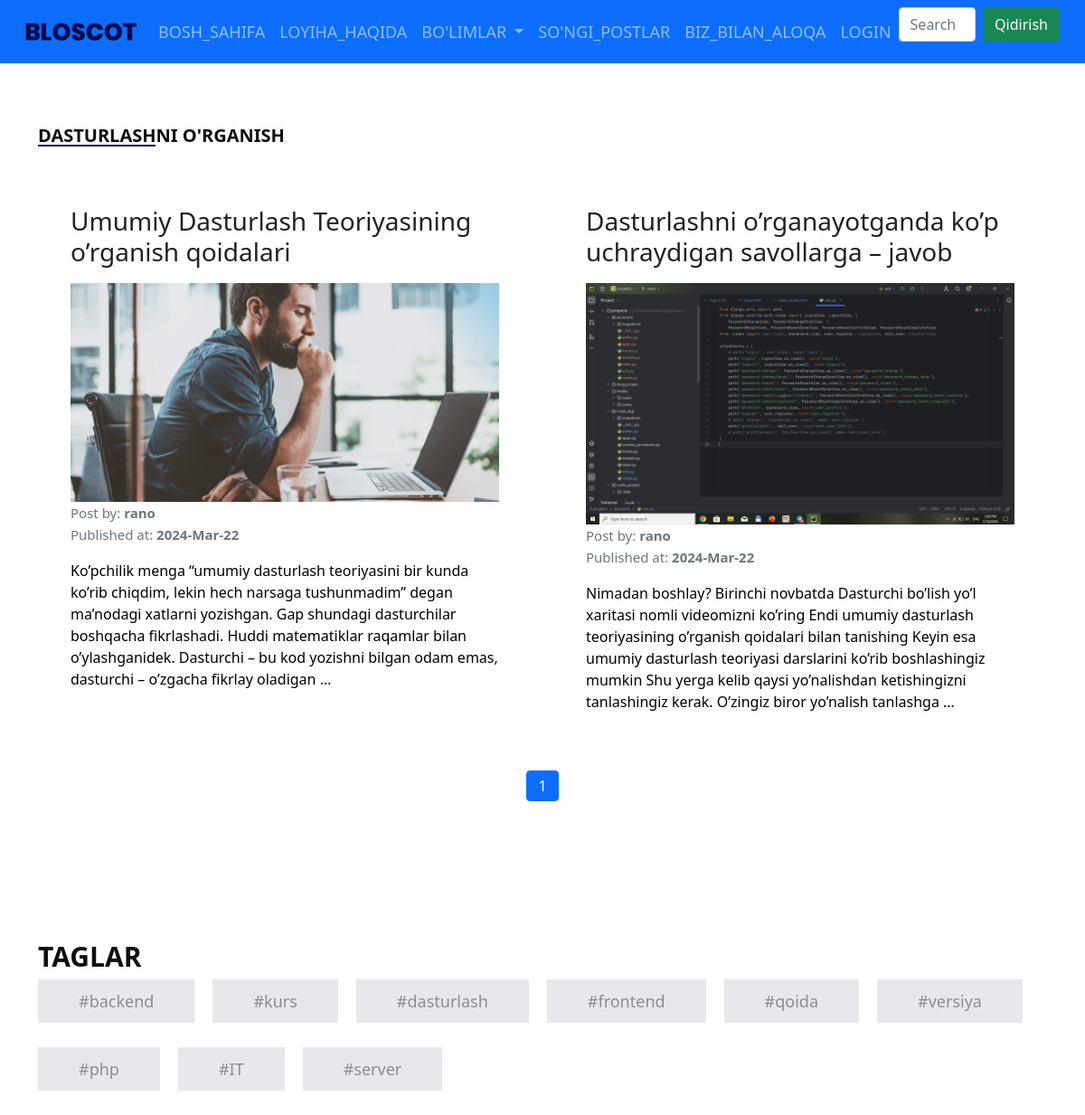
The app's page /posts/learning_programming/ with its own data.
### posts/models.py (models this page shows, shortened)
class Posts(models.Model):
    class Status(models.TextChoices):
        Draft = "DF", "Draft"
        Published = "PB", "Published"
    title = models.CharField(max_length=100)
    author = models.ForeignKey(CustomUser, on_delete=models.CASCADE)
    text = models.TextField()
    image = models.ImageField(upload_to='posts/images/')
    category = models.ForeignKey(Category,
                                 on_delete=models.CASCADE
                                 )
    published_at = models.DateTimeField(default=timezone.now)
    created_at = models.DateTimeField(auto_now_add=True)
    updated_at = models.DateTimeField(auto_now=True)
    status = models.CharField(
                                max_length=2,
                                choices=Status.choices,
                                default=Status.Draft,
                              )
    recommended = models.BooleanField(default=False)
    tags = TaggableManager()
    objects = models.Manager()
    published = PublishedManager()
    class Meta:
        ordering = ["-published_at"]

### users/models.py (models this page shows)
class CustomUser(AbstractUser):
    photo = models.ImageField(upload_to='users/images/', default='default_profile_pic.png')

### posts/views.py (the view)
# urls.py: path('learning_programming/', ProgrammingView.as_view(), name='learning_programming'),
class ProgrammingView(View):
    def get(self, request):
        posts = Posts.objects.filter(category__name="Dasturlashni o'rganish").order_by('-published_at')
        page_obj = pagination(request, posts)
        return render(request, 'blog/programming.html', {'page_obj': page_obj})

### posts/context_processor.py (called while the page is built)
def category(request):
    categories = Category.objects.all()
    context = {
        'categories': categories
    }
    return context

def post_tags(request):
    posts = Posts.published.prefetch_related('tags').all()
    tags = Tag.objects.all()
    context = {
        'posts': posts,
        'tags': tags
    }
    return context

### posts/models.py (called while the page is built)
    def get_queryset(self):
        return super().get_queryset().filter(status=Posts.Status.Published)

### posts/views.py (called while the page is built)
def pagination(request, objects):
    page_size = request.GET.get('page_size', 4)
    paginator = Paginator(objects, page_size)
    page_num = request.GET.get('page', 1)
    page_obj = paginator.get_page(page_num)
    return page_obj

### templates/blog/programming.html (shortened to what this page needs)
CSS describes how HTML elements are to be displayed on screen, paper, or in other media{% extends 'blog/base.html' %}
{% load static %}
{% block content %}
         <h1 class="recent_taital">Dasturlashni o'rganish</h1>
         <div class="row">
              {% for post in page_obj.object_list %}
            <div class="col-lg-6 col-sm-12 p-5">
                <h3><a href="{% url 'post_detail' post.id %}">{{ post.title }}</a> </h3>
               <div class="about_img"><img src="{{ post.image.url }}"></div>
               <p class="text-secondary m-0">Post by: <span class="fw-bold">{{ post.author.username }}</span> </p>
                <p class="text-secondary m-0">Published at: <span class="fw-bold">{{ post.published_at  | date:"Y-M-d" }}</span> </p>
               <p class="mx-0 my-3 fs-6">{{ post.text | truncatewords:40 }}</p>
            </div>
             {% endfor %}
         </div>
       <nav aria-label="...">
             <ul class="pagination justify-content-center">
                   <li class="page-item active" aria-current="page">
                     <a class="page-link" href="#">{{ page_obj.number }}</a>
                   </li>
             </ul>
            </nav>
{% endblock %}

### templates/blog/base.html (shortened to what this page needs)
<!DOCTYPE html>
{% load static %}
{% url 'home_page' as home_page_url %}
{% url 'about_page' as about_page_url %}
{% url 'latest_posts' as latest_posts_url %}
{% url 'contact_page' as contact_page_url %}
{% url 'login' as user_login_url %}
{% url 'logout' as user_logout_url %}
{% url 'profile' as user_profile_url %}
{% url 'profile_edit' as profile_edit_url %}
{% url 'create_post' as create_post_url %}
{% url 'my_posts' as my_posts_url %}
<html lang="en">
<head>
        <link rel="stylesheet" type="text/css" href="{% static 'css/main.css' %}">
      <link rel="stylesheet" type="text/css" href="{% static 'css/bootstrap.min.css' %}">
      <link rel="stylesheet" type="text/css" href="{% static 'css/style.css' %}">
      <link rel="stylesheet" href="{% static 'css/responsive.css' %}">
      <link rel="stylesheet" href="{% static 'css/jquery.mCustomScrollbar.min.css' %}">
      <link rel="stylesheet" href="https://netdna.bootstrapcdn.com/font-awesome/4.0.3/css/font-awesome.css">
      <link rel="stylesheet" href="{% static 'css/owl.carousel.min.css' %}">
      <link rel="stylesheet" href="https://cdnjs.cloudflare.com/ajax/libs/fancybox/2.1.5/jquery.fancybox.min.css" media="screen">
      <link href="https://cdn.jsdelivr.net/npm/bootstrap@5.0.2/dist/css/bootstrap.min.css" rel="stylesheet">
      <link rel="stylesheet" href="https://cdn.jsdelivr.net/npm/bootstrap-icons@1.11.3/font/bootstrap-icons.min.css">
</head>
<body>
    <nav class="navbar navbar-expand-lg navbar-dark bg-primary fixed-top">
      <div class="container-fluid">
        <a class="navbar-brand" href="{% url 'home_page' %}"><img src="{% static 'images/logo.png' %}"></a>
        <div class="collapse navbar-collapse">
          <ul class="navbar-nav me-auto mb-2 mb-lg-0">
            <li class="nav-item">
              <a class="nav-link {% if request.path == home_page_url %} active {% endif %}" aria-current="page" href="{% url 'home_page' %}">Bosh_sahifa</a>
            </li>
            <li class="nav-item">
              <a class="nav-link {% if request.path == about_page_url %} active {% endif %}" href="{% url 'about_page' %}">Loyiha_haqida</a>
            </li>
            <li class="nav-item dropdown">
              <a class="nav-link dropdown-toggle" href="#" id="navbarDropdown" role="button" data-bs-toggle="dropdown" aria-expanded="false">
                Bo'limlar
              </a>
            </li>
            <li class="nav-item">
              <a class="nav-link {% if request.path == latest_posts_url %} active {% endif %}" href="{{latest_posts_url}}">So'ngi_postlar</a>
           </li>
           <li class="nav-item">
              <a class="nav-link {% if request.path == contact_page_url %} active {% endif %}" href="{% url 'contact_page' %}">Biz_bilan_aloqa</a>
           </li>
           {% if request.user.is_authenticated %}
                <li class="nav-item dropdown">
                  <a class="nav-link dropdown-toggle {% if request.path == user_profile_url or request.path == profile_edit_url %} active {% endif %}" href="user_profile_url" role="button" data-bs-toggle="dropdown" aria-expanded="false">
                      {{ request.user.username }}
                  </a>
                  <ul class="dropdown-menu" aria-labelledby="navbarDropdown">
                      <li><a class="dropdown-item {% if request.path == user_profile_url %} active {% endif %}" href="{{user_profile_url}}">Profile</a></li>
                      <li><a class="dropdown-item {% if request.path == my_posts_url %} active {% endif %}" href="{{my_posts_url}}">Postlarim</a></li>
                      <li><a class="dropdown-item {% if request.path == create_post_url %} active {% endif %}" href="{{create_post_url}}">Yangi post</a></li>
                      <li><hr class="dropdown-divider"></li>
                      <li><a class="dropdown-item" href="{{user_logout_url}}">Logout</a></li>
                  </ul>
                </li>
            {% else %}
                <li class="nav-item">
                  <a class="nav-link {% if request.path == user_login_url %} active {% endif %}" aria-current="page" href="{{user_login_url}}">Login</a>
                </li>
            {% endif %}
          </ul>
          <form class="d-flex" action="{% url 'search_result' %}" method="get">
            <input class="form-control me-2" type="search" placeholder="Search" aria-label="Search" name="q">
            <button class="btn btn-success" type="submit">Qidirish</button>
          </form>
        </div>
      </div>
    </nav>
<div class="about_section layout_padding mb-5">
      <div class="container">
            {% block content %}
            {% endblock %}
      </div>
</div>
<div class="tag_section layout_padding">
  <div class="container">
     <h1 class="tag_taital">Taglar</h1>
     <div class="tag_bt">
        <ul>
            {% for tag in tags %}
                <li class="mb-5"><a href="{% url 'tagged' tag.slug %}">#{{ tag }}</a></li>
            {% endfor %}
        </ul>
     </div>
  </div>
</div>
</body>
</html>

### static/css/style.css (style rules this page uses)
* { box-sizing: border-box !important; transition: ease all 0.5s; }
html { scroll-behavior: smooth; }
body { color: #666666; font-size: 14px; font-family: Poppins; line-height: 1.80857; font-weight: normal; overflow-x: hidden; }
a { color: #1f1f1f; text-decoration: none !important; outline: none !important; -webkit-transition: all .3s ease-in-out; -moz-transition: all .3s ease-in-out; -ms-transition: all .3s ease-in-out; -o-transition: all .3s ease-in-out; transition: all .3s ease-in-out; }
h1, h2, h3, h4, h5, h6 { letter-spacing: 0; font-weight: normal; position: relative; padding: 0 0 10px 0; font-weight: normal; line-height: normal; color: #111111; margin: 0 }
h1 { font-size: 24px }
h3 { font-size: 18px }
*, *::after, *::before { -webkit-box-sizing: border-box; -moz-box-sizing: border-box; box-sizing: border-box; }
h1 a, h2 a, h3 a, h4 a, h5 a, h6 a { color: #212121; text-decoration: none!important; opacity: 1 }
ul, li, ol { margin: 0px; padding: 0px; list-style: none; }
p { margin: 20px; font-weight: 300; font-size: 15px; line-height: 24px; }
a { color: #222222; text-decoration: none; outline: none !important; }
a, .btn { text-decoration: none !important; outline: none !important; -webkit-transition: all .3s ease-in-out; -moz-transition: all .3s ease-in-out; -ms-transition: all .3s ease-in-out; -o-transition: all .3s ease-in-out; transition: all .3s ease-in-out; }
img { max-width: 100%; height: auto; }
button { border: 0; margin: 0; padding: 0; cursor: pointer; }
.layout_padding { padding-top: 90px; padding-bottom: 0px; }
.navbar-expand-lg .navbar-nav .nav-link { padding-right: 15px; padding-left: 15px; font-size: 18px; color: #f8f9fa; text-transform: uppercase; }
.about_section { width: 100%; float: left; padding-top: 90px; }
.about_img { width: 100%; float: left; }
.recent_taital { width: 100%; float: left; font-size: 20px; font-weight: bold; color: #0e0a0d; text-transform: uppercase; }
.recent_taital::after { content: ''; position: absolute; background-color: #0c1045; width: 130px; height: 2px; left: 0px; right: initial; margin: 0 auto; bottom: 10px; }
.tag_section { width: 100%; float: left; padding-bottom: 90px; }
.tag_taital { width: 100%; float: left; font-size: 30px; color: #0e0e0e; text-transform: uppercase; font-weight: bold; }
.tag_bt { width: 100%; float: left; }
.tag_bt ul { margin: 0px; padding: 0px; }
.tag_bt li { float: left; font-size: 18px; color: #8d8d90; background-color: #e7e7ec; margin-right: 20px; }
.tag_bt li a { color: #8d8d90; background-color: #e7e7ec; padding: 12px 45px; }

### records on screen
Posts: title "Umumiy Dasturlash Teoriyasining o’rganish qoidalari", image (picture), author.username "rano", published_at "2024-Mar-22", text "Ko’pchilik menga “umumiy dasturlash teoriyasini bir kunda ko’rib chiqdim, lekin hech narsaga tushunmadim” degan ma’nodagi xatlarni yozishgan. Gap shundagi dasturchilar boshqacha fikrlashadi. Huddi matematiklar raqamlar bilan o’ylashganidek. Dasturchi – bu kod yozishni bilgan odam emas, dasturchi – o’zgacha fikrlay oladigan …"
Posts: title "Dasturlashni o’rganayotganda ko’p uchraydigan savollarga – javob", image (picture), author.username "rano", published_at "2024-Mar-22", text "Nimadan boshlay? Birinchi novbatda Dasturchi bo’lish yo’l xaritasi nomli videomizni ko’ring Endi umumiy dasturlash teoriyasining o’rganish qoidalari bilan tanishing Keyin esa umumiy dasturlash teoriyasi darslarini ko’rib boshlashingiz mumkin Shu yerga kelib qaysi yo’nalishdan ketishingizni tanlashingiz kerak. O’zingiz biror yo’nalish tanlashga …"
Tag: name "backend"
Tag: name "kurs"
Tag: name "dasturlash"
Tag: name "frontend"
Tag: name "qoida"
Tag: name "versiya"
Tag: name "php"
Tag: name "IT"
Tag: name "server"

### other values on screen
{{ page_obj.number }} "1"
